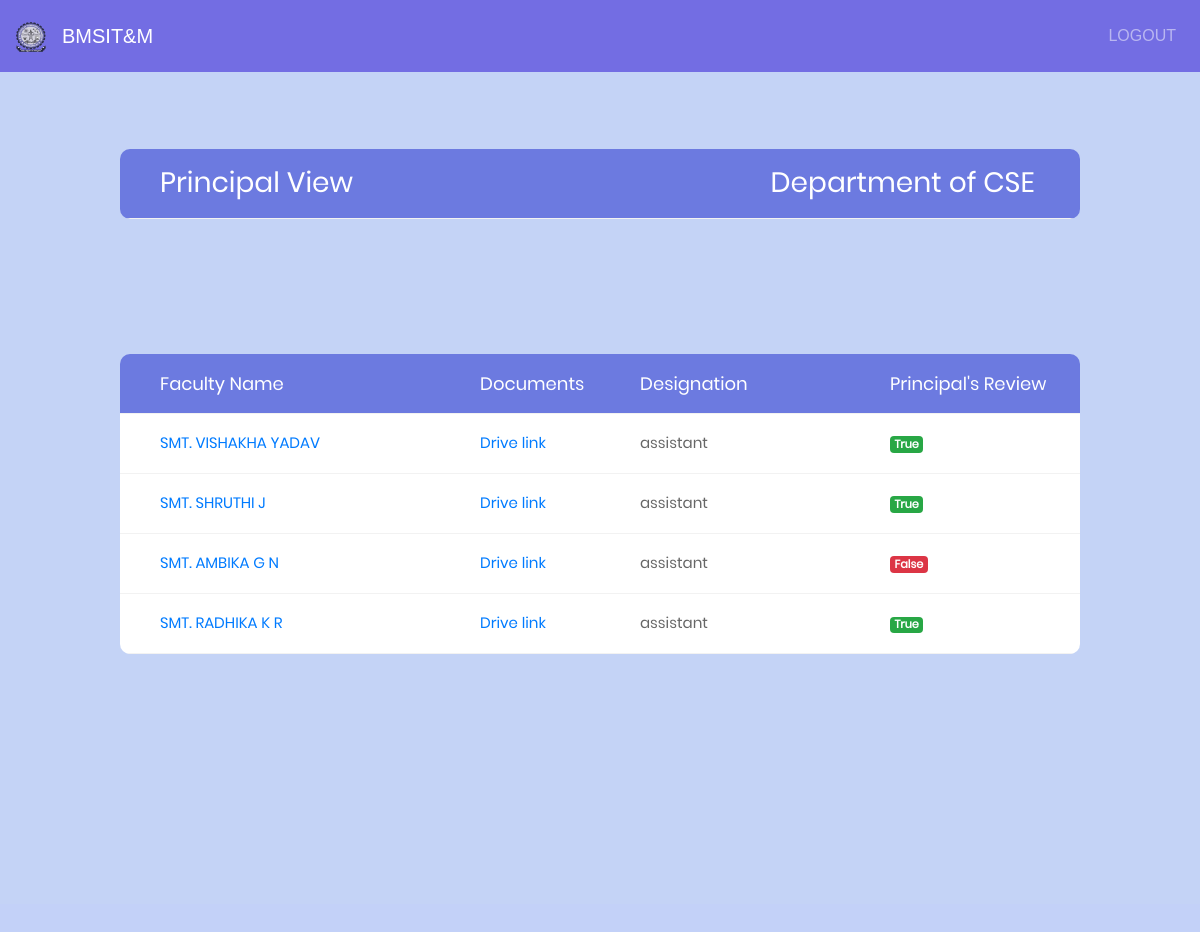
/principal_display/CSE, run on an earlier commit of the app's database.
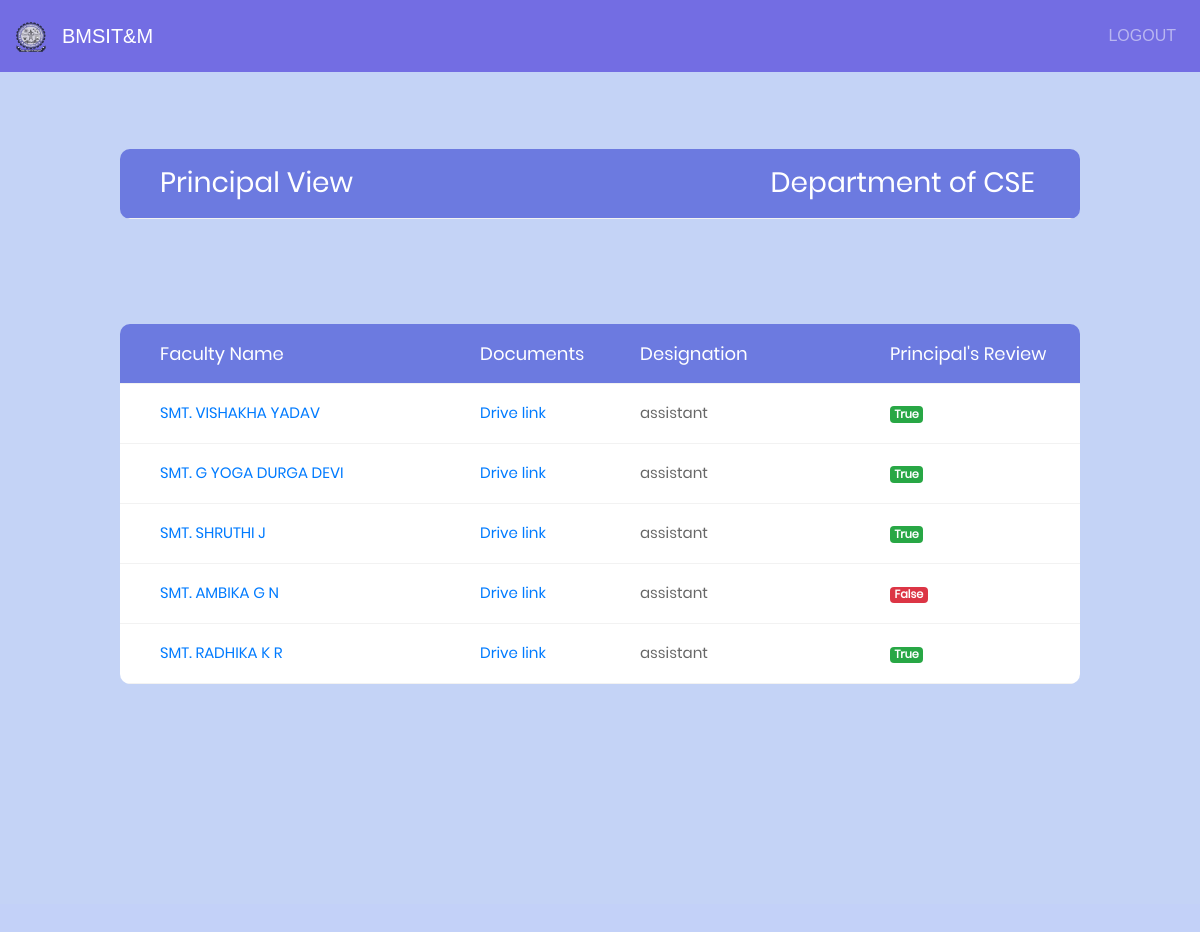
And on a later commit of the database.
### facform1/models.py (models this page shows, shortened)
class User(AbstractUser):
	phone = models.BigIntegerField(null=True)
	department = models.ForeignKey('Department', on_delete=models.CASCADE,null=True)
	designation = models.ForeignKey('Designation', on_delete=models.CASCADE,null=True)
	teach_status = models.BooleanField(default=False)
	hod_status = models.BooleanField(default=False)
	principal_status = models.BooleanField(default=False)
	doc_link = models.CharField(max_length=2000, blank=True, null=True)
	info = models.CharField(max_length=20, blank=True, null=True)

class Designation(models.Model):
	name = models.CharField(max_length=20, blank=True, null=True)
	def __str__(self):
		return self.name

### facform1/views.py (the view)
# urls.py: url(r'^principal_display/(?P<dept>[\w\-]+)$', views.principal_display,name="principal_display"),
def principal_display(request,dept):
	print(dept)
	hod = User.objects.filter(department__name=dept).filter(designation__pk = 8).filter(teach_status=True)
	teach = User.objects.filter(department__name=dept).filter(designation__pk = 9).filter(hod_status=True)
	teach1 = User.objects.filter(department__name=dept).filter(designation__pk = 10).filter(hod_status=True)
	teach3 = list(chain(teach,teach1))
	teach2 = User.objects.filter(department__name=dept).filter(designation__pk = 11).filter(hod_status=True)
	dept = {'dept':dept,'hod':hod,'teach3':teach3,'teach2':teach2}
	return render(request,'principal_display.html',context=dept)

### templates/principal_display.html (shortened to what this page needs)
<!DOCTYPE html>
{% load staticfiles %}
<html lang="en">
<head>
	<link rel="stylesheet" type="text/css" href="{% static "vendor/bootstrap/css/bootstrap.min.css" %}">
	<link rel="stylesheet" type="text/css" href="{% static "fonts/font-awesome-4.7.0/css/font-awesome.min.css" %}">
	<link rel="stylesheet" type="text/css" href="{% static "vendor/animate/animate.css" %}">
	<link rel="stylesheet" type="text/css" href="{% static "vendor/select2/select2.min.css" %}">
	<link rel="stylesheet" type="text/css" href="{% static "vendor/perfect-scrollbar/perfect-scrollbar.css" %}">
	<link rel="stylesheet" type="text/css" href="{% static "css/util.css" %}">
	<link rel="stylesheet" type="text/css" href="{% static "css/main1.css" %}">
</head>
<body style="background:#c3d1f8">
	{% include 'partials/nav_primary.html' %}
	<div style="margin-top:-18%;" class="limiter">
		<div class="container-table100">
			<div class="wrap-table100">
					<div class="table">
						<div class="row header">
							<div class="cell">
								<h3>Principal View</h3>
							</div>
							<div class="cell">
								<h3>Department of {{dept}}</h3>
							</div>
						</div>
					</div>
						</div>
							</div>
						</div>
	<div style="margin-top:-40%;" class="limiter">
		<div class="container-table100">
			<div class="wrap-table100">
					<div class="table">
						<div class="row header">
							<div class="cell">
								Faculty Name
							</div>
							<div class="cell">
								Documents
							</div>
							<div class="cell">
								Designation
							</div>
              <div class="cell">
								Principal's Review
							</div>
            </div>
            {% for name1 in teach2 %}
            <div class="row">
              <div class="cell" data-title="Faculty Name">
                  <a {% if name1.principal_status == False %} href="/principal_teacher_display/{{name1.pk}}" {% else %} href="#" {% endif %}>{{name1.first_name}}</a>
              </div>
              <div class="cell" data-title="Documents">
                <a href="{{name1.doc_link}}">Drive link</a>
              </div>
							<div class="cell" data-title="designation">
								<p>{{name1.designation}}</p>
							</div>
              <div class="cell" data-title="prin-review">
                {% if name1.principal_status %}
                <span class="badge badge-success">{{name1.principal_status}}</span>
                {% else %}
                <span class="badge badge-danger">{{name1.principal_status}}</span>
                {% endif %}
              </div>
            </div>
            {% endfor %}
					</div>
			</div>
		</div>
	</div>
</body>
</html>

What changed in the data, as far as the page shows it:
now on this page (row edited): User: first_name "SMT. G YOGA DURGA DEVI", designation "assistant", principal_status "True"
